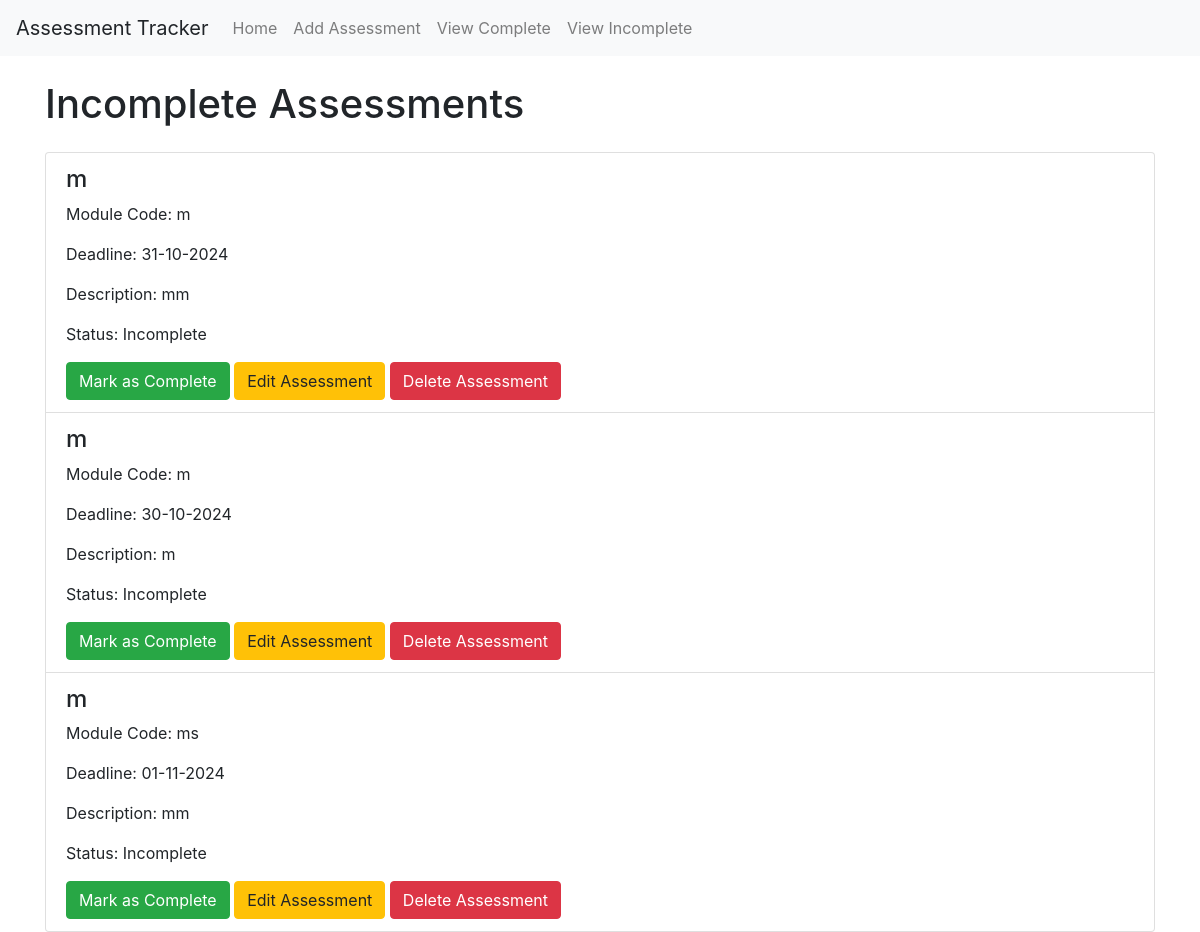
/view_incomplete, run on an earlier commit of the app's database.
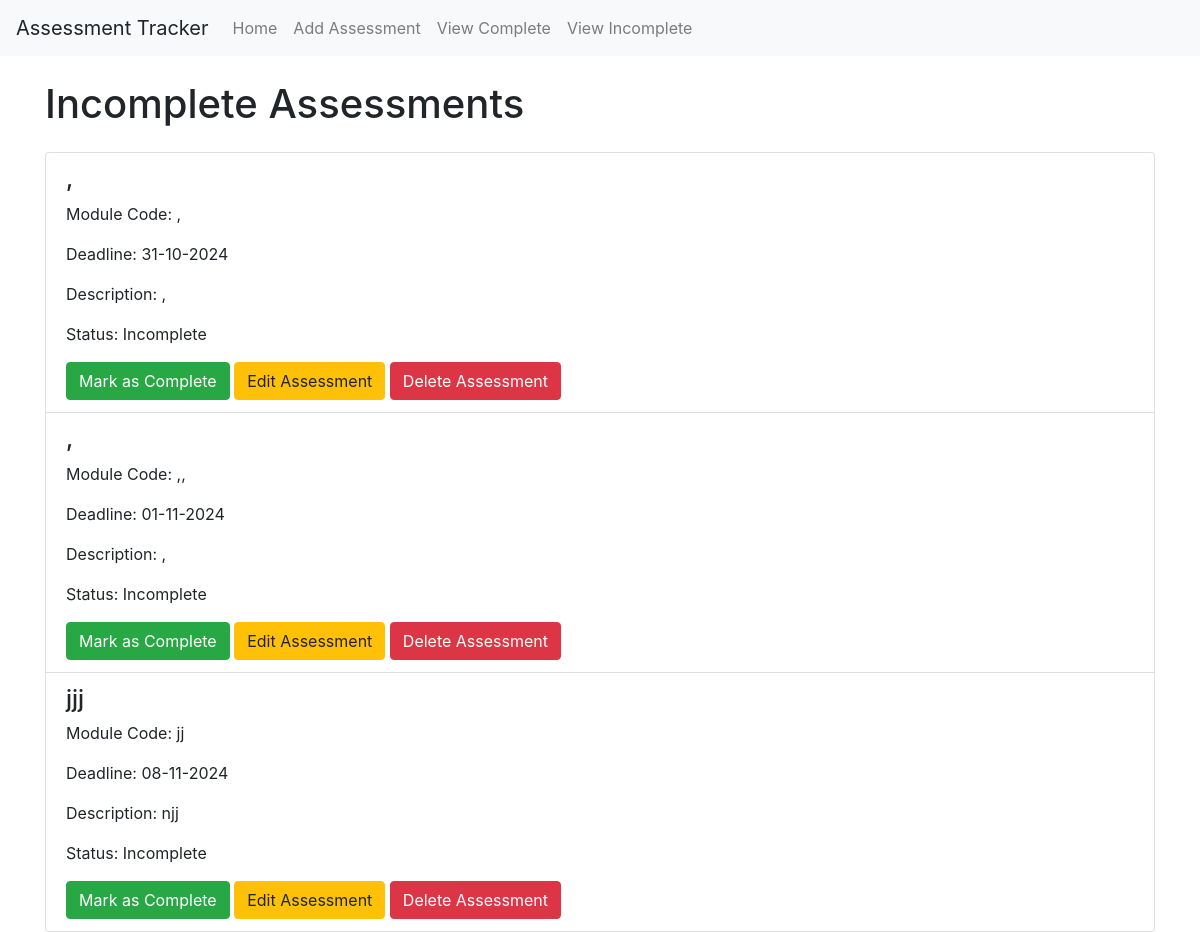
And on a later commit of the database.
### app/models.py (models this page shows)
class Assessment(db.Model):
    id = db.Column(db.Integer, primary_key=True)
    title = db.Column(db.String(100), nullable=False)
    module_code = db.Column(db.String(100), nullable=False)
    deadline = db.Column(db.DateTime, nullable=False)
    description = db.Column(db.Text, nullable=False)
    completed = db.Column(db.Boolean, default=False)

### app/views.py (the view)
@app.route('/view_incomplete')
def view_incomplete():
    incomplete_assessments = Assessment.query.filter_by(completed=False).all()
    return render_template('incomplete.html', assessments=incomplete_assessments)

### app/templates/incomplete.html (shortened to what this page needs)
{% extends "base.html" %}
{% block content %}
    <h1 class="my-4">Incomplete Assessments</h1>
    {% if assessments %}
        <ul class="list-group">
            {% for assessment in assessments %}
                <li class="list-group-item">
                    <h4>{{ assessment.title }}</h4>
                    <p>Module Code: {{ assessment.module_code }}</p>
                    <p>Deadline: {{ assessment.deadline.strftime('%d-%m-%Y') }}</p>
                    <p>Description: {{ assessment.description }}</p>
                    <p>Status: Incomplete</p>
                    <a href="{{ url_for('complete_button', id=assessment.id) }}" class="btn btn-success ">Mark as Complete</a>
                    <a href="{{ url_for('edit_assessment', id=assessment.id) }}" class="btn btn-warning ">Edit Assessment</a>
                    <a href="{{ url_for('delete_assessment', id=assessment.id) }}" class="btn btn-danger">Delete Assessment</a>
                </li>
            {% endfor %}
        </ul>
    {% else %}
        <p>No incomplete assessments found!</p>
    {% endif %}
{% endblock %}

What changed in the data, as far as the page shows it:
changed Assessment (number 1 of 3 on the later page): title "m" → ","; module_code "m" → ","; description "mm" → ","
changed Assessment (number 2 of 3 on the later page): title "m" → ","; module_code "m" → ",,"; deadline "30-10-2024" → "01-11-2024"; description "m" → ","
changed Assessment: title "m" → "jjj"; module_code "ms" → "jj"; deadline "01-11-2024" → "08-11-2024"; description "mm" → "njj"
